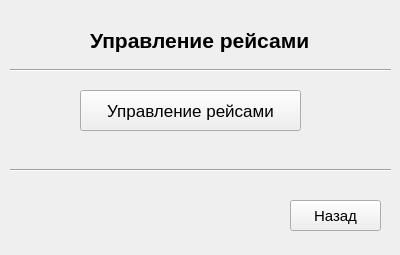
<?xml version="1.0" encoding="UTF-8"?>
<ui version="4.0">
 <class>MenuCashier</class>
 <widget class="QWidget" name="MenuCashier">
  <property name="geometry">
   <rect>
    <x>0</x>
    <y>0</y>
    <width>400</width>
    <height>255</height>
   </rect>
  </property>
  <property name="windowTitle">
   <string>Form</string>
  </property>
  <widget class="QPushButton" name="pushButton">
   <property name="geometry">
    <rect>
     <x>80</x>
     <y>90</y>
     <width>221</width>
     <height>41</height>
    </rect>
   </property>
   <property name="font">
    <font>
     <pointsize>13</pointsize>
    </font>
   </property>
   <property name="text">
    <string>Управление рейсами</string>
   </property>
  </widget>
  <widget class="QLabel" name="label">
   <property name="geometry">
    <rect>
     <x>90</x>
     <y>20</y>
     <width>231</width>
     <height>41</height>
    </rect>
   </property>
   <property name="font">
    <font>
     <pointsize>16</pointsize>
     <weight>75</weight>
     <bold>true</bold>
    </font>
   </property>
   <property name="text">
    <string>Управление рейсами</string>
   </property>
  </widget>
  <widget class="Line" name="line">
   <property name="geometry">
    <rect>
     <x>10</x>
     <y>60</y>
     <width>381</width>
     <height>20</height>
    </rect>
   </property>
   <property name="orientation">
    <enum>Qt::Horizontal</enum>
   </property>
  </widget>
  <widget class="QPushButton" name="accept">
   <property name="geometry">
    <rect>
     <x>290</x>
     <y>200</y>
     <width>91</width>
     <height>31</height>
    </rect>
   </property>
   <property name="font">
    <font>
     <pointsize>11</pointsize>
    </font>
   </property>
   <property name="text">
    <string>Назад</string>
   </property>
   <property name="autoDefault">
    <bool>true</bool>
   </property>
  </widget>
  <widget class="Line" name="line_2">
   <property name="geometry">
    <rect>
     <x>10</x>
     <y>160</y>
     <width>381</width>
     <height>20</height>
    </rect>
   </property>
   <property name="orientation">
    <enum>Qt::Horizontal</enum>
   </property>
  </widget>
 </widget>
 <resources/>
 <connections>
  <connection>
   <sender>accept</sender>
   <signal>clicked()</signal>
   <receiver>MenuCashier</receiver>
   <slot>close()</slot>
   <hints>
    <hint type="sourcelabel">
     <x>349</x>
     <y>201</y>
    </hint>
    <hint type="destinationlabel">
     <x>350</x>
     <y>182</y>
    </hint>
   </hints>
  </connection>
 </connections>
</ui>
